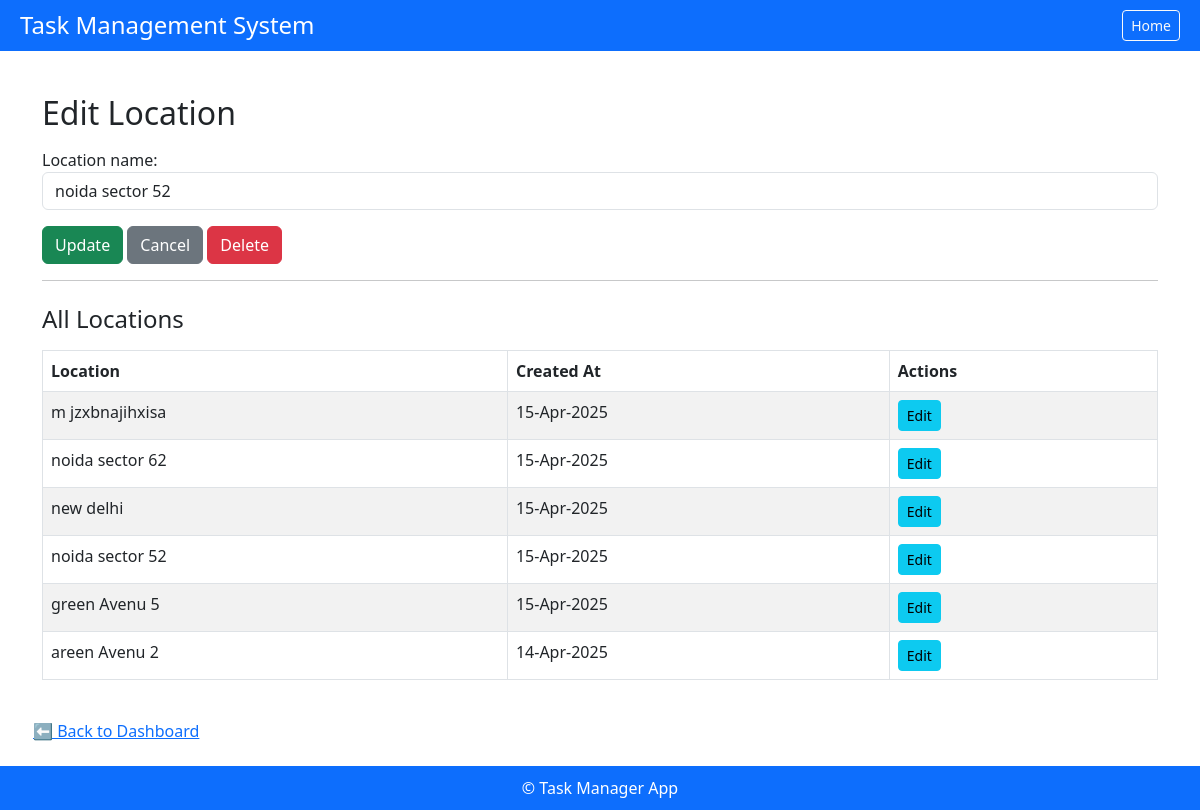
The page /locations/3/ on the database its author committed.
### emp_app/models.py (models this page shows, shortened)
class Locations(models.Model):
    location_name = models.CharField(max_length=255)
    created_at = models.DateTimeField(auto_now_add=True, null=True, blank=True)
    updated_at = models.DateTimeField(auto_now_add=True, null=True, blank=True)
    history = HistoricalRecords()

### emp_app/views.py (the view, shortened to what this page needs)
# urls.py: path('locations/', views.location_crud_view, name='location_crud'),
def location_crud_view(request, pk=None):
    if pk:
        location_instance = get_object_or_404(Locations, pk=pk)
    else:
        location_instance = None
    form = LocationForm(request.POST or None, instance=location_instance)
    locations = Locations.objects.all().order_by('-created_at')
    return render(request, 'add_location.html', {
        'form': form,
        'locations': locations,
        'edit_mode': bool(location_instance),
        'edit_id': location_instance.id if location_instance else None
    })

### emp_app/forms.py
class LocationForm(forms.ModelForm):
    class Meta:
        model = Locations
        fields = ['location_name']
        widgets = {
            'location_name': forms.TextInput(attrs={
                'class': 'form-control',
                'placeholder': 'Type New Location Here...' ,
            }),
        }
        error_messages = {
            'location_name': {
                'required': 'Location name is required.'
            },
        }

### emp_app/templates/add_location.html (shortened to what this page needs)
{% extends 'base.html' %}
{% load static %}
{% block content %}
<div class="container mt-4">
  <h2 class="mb-3">{{ edit_mode|yesno:"Edit,Add" }} Location</h2>
  <form method="post">
    <div class="mb-3">
      {{ form.location_name.label_tag }}
      {{ form.location_name }}
    </div>
    {% if edit_mode %}
      <button type="submit" class="btn btn-success">Update</button>
      <a href="{% url 'location_crud' %}" class="btn btn-secondary">Cancel</a>
      <button type="submit" name="delete" class="btn btn-danger" onclick="return confirm('Are you sure you want to delete this location?')">Delete</button>
    {% else %}
      <button type="submit" class="btn btn-primary">Add New Location</button>
    {% endif %}
  </form>
  <hr>
  <h4 class="mt-4">All Locations</h4>
  <div class="table-responsive">
    <table class="table table-striped table-bordered mt-2">
      <thead>
        <tr>
          <th>Location</th>
          <th>Created At</th>
          <th>Actions</th>
        </tr>
      </thead>
      <tbody>
        {% for loc in locations %}
          <tr>
            <td>{{ loc.location_name }}</td>
            <td>{{ loc.created_at|date:"d-M-Y"}}</td>
            <td>
              <a href="{% url 'location_crud' loc.pk %}" class="btn btn-sm btn-info">Edit</a>
            </td>
          </tr>
        {% empty %}
          <tr><td colspan="3" class="text-center text-muted">No locations found.</td></tr>
        {% endfor %}
      </tbody>
    </table>
  </div>
</div>
<a href="{% url 'dashboard' %}" class="btn btn-link mt-3">⬅ Back to Dashboard</a>
{% endblock %}

### emp_app/templates/base.html (style rules this page uses)
body { min-height: 100vh; display: flex; flex-direction: column; margin: 0; padding: 0; }

### rows shown on the page
Locations: location_name "noida sector 52", created_at "15-Apr-2025"
Locations: location_name "m jzxbnajihxisa", created_at "15-Apr-2025"
Locations: location_name "noida sector 62", created_at "15-Apr-2025"
Locations: location_name "new delhi", created_at "15-Apr-2025"
Locations: location_name "green Avenu 5", created_at "15-Apr-2025"
Locations: location_name "areen Avenu 2", created_at "14-Apr-2025"

### other values the page prints
{{ edit_mode|yesno:"Edit,Add" }} "Edit"
